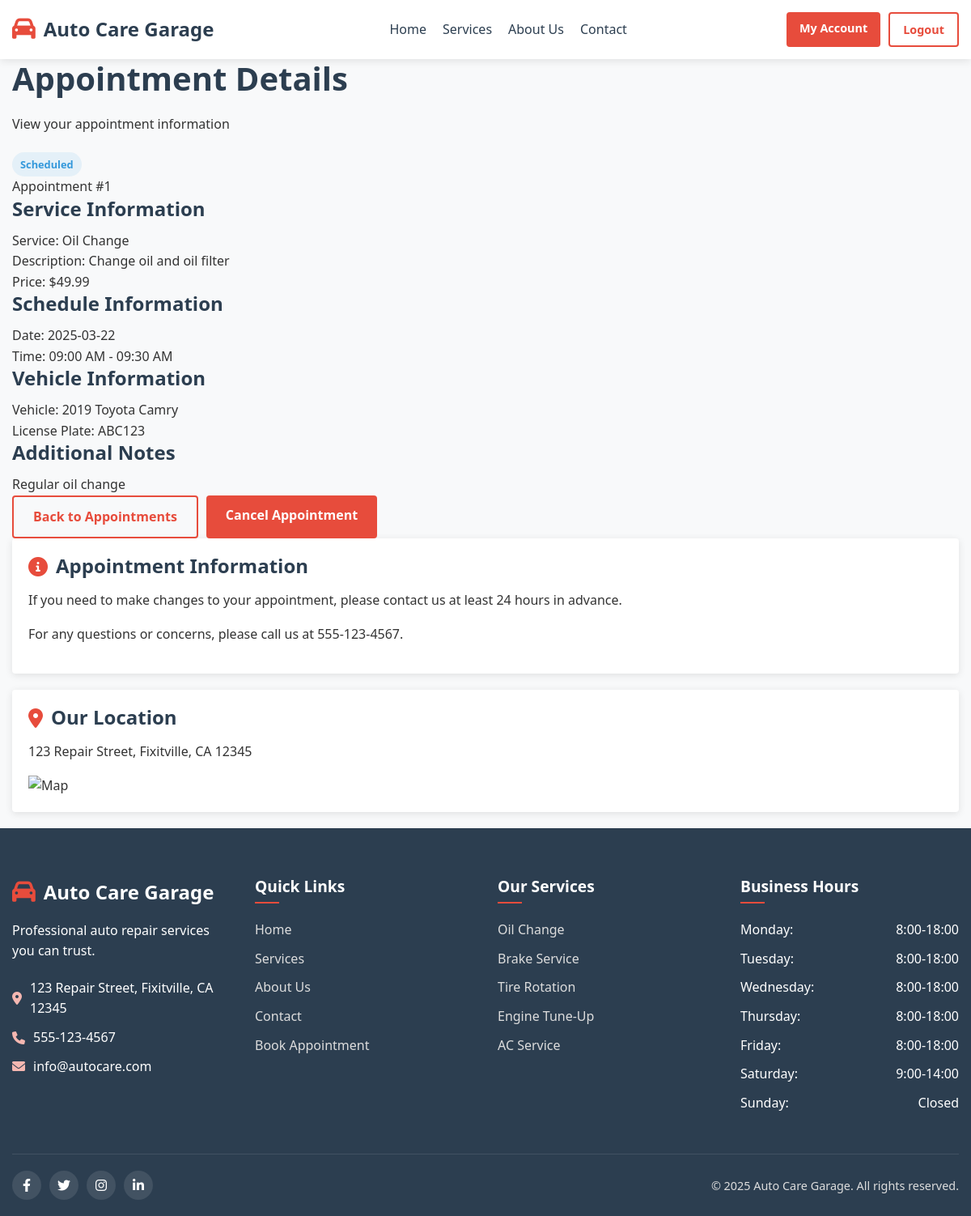
Screenshot of /client/view-appointment.php?id=1 (signed in) with the database file from the repository.
### tables this page shows
CREATE TABLE `appointments` (
  `id` int(11) NOT NULL AUTO_INCREMENT,
  `customer_id` int(11) NOT NULL,
  `vehicle_id` int(11) NOT NULL,
  `service_id` int(11) NOT NULL,
  `user_id` int(11) DEFAULT NULL COMMENT 'assigned mechanic',
  `date` date NOT NULL,
  `start_time` time NOT NULL,
  `end_time` time NOT NULL,
  `status` enum('scheduled','confirmed','in_progress','completed','cancelled') NOT NULL DEFAULT 'scheduled',
  `notes` text,
  `created_at` timestamp NOT NULL DEFAULT CURRENT_TIMESTAMP,
  `updated_at` timestamp NOT NULL DEFAULT CURRENT_TIMESTAMP ON UPDATE CURRENT_TIMESTAMP,
  PRIMARY KEY (`id`),
  KEY `customer_id` (`customer_id`),
  KEY `vehicle_id` (`vehicle_id`),
  KEY `service_id` (`service_id`),
  KEY `user_id` (`user_id`),
  CONSTRAINT `appointments_ibfk_1` FOREIGN KEY (`customer_id`) REFERENCES `customers` (`id`),
  CONSTRAINT `appointments_ibfk_2` FOREIGN KEY (`vehicle_id`) REFERENCES `vehicles` (`id`),
  CONSTRAINT `appointments_ibfk_3` FOREIGN KEY (`service_id`) REFERENCES `services` (`id`),
  CONSTRAINT `appointments_ibfk_4` FOREIGN KEY (`user_id`) REFERENCES `users` (`id`)
);

CREATE TABLE `services` (
  `id` int(11) NOT NULL AUTO_INCREMENT,
  `name` varchar(100) NOT NULL,
  `description` text,
  `price` decimal(10,2) NOT NULL,
  `duration` int(11) NOT NULL COMMENT 'in minutes',
  `status` enum('active','inactive') NOT NULL DEFAULT 'active',
  `created_at` timestamp NOT NULL DEFAULT CURRENT_TIMESTAMP,
  `updated_at` timestamp NOT NULL DEFAULT CURRENT_TIMESTAMP ON UPDATE CURRENT_TIMESTAMP,
  PRIMARY KEY (`id`)
);

CREATE TABLE `vehicles` (
  `id` int(11) NOT NULL AUTO_INCREMENT,
  `customer_id` int(11) NOT NULL,
  `make` varchar(50) NOT NULL,
  `model` varchar(50) NOT NULL,
  `year` int(4) NOT NULL,
  `license_plate` varchar(20) NOT NULL,
  `vin` varchar(17) DEFAULT NULL,
  `color` varchar(30) DEFAULT NULL,
  `mileage` int(11) DEFAULT NULL,
  `transmission` enum('automatic','manual') DEFAULT NULL,
  `fuel_type` enum('gasoline','diesel','electric','hybrid') DEFAULT NULL,
  `notes` text,
  `created_at` timestamp NOT NULL DEFAULT CURRENT_TIMESTAMP,
  `updated_at` timestamp NOT NULL DEFAULT CURRENT_TIMESTAMP ON UPDATE CURRENT_TIMESTAMP,
  PRIMARY KEY (`id`),
  KEY `customer_id` (`customer_id`),
  CONSTRAINT `vehicles_ibfk_1` FOREIGN KEY (`customer_id`) REFERENCES `customers` (`id`) ON DELETE CASCADE
);

### client/includes/db.php (called while the page is built, shortened)
<?php
$servername = "localhost";
$username = "root";
$password = "";
$dbname = "garage_db";
$conn = new mysqli($servername, $username, $password, $dbname);
$conn->set_charset("utf8mb4");
$settings = [];
$sql = "SELECT setting_key, setting_value FROM settings";
$result = $conn->query($sql);
if ($result->num_rows > 0) {
    while($row = $result->fetch_assoc()) {
        $settings[$row['setting_key']] = $row['setting_value'];
    }
}
?>

### client/includes/functions.php (called while the page is built, shortened)
<?php
function format_date($date, $format = 'Y-m-d') {
    global $settings;
    if (isset($settings['date_format'])) {
        $format = $settings['date_format'];
    }
    return date($format, strtotime($date));
}
function format_currency($amount) {
    global $settings;
    $symbol = '$';
    if (isset($settings['currency_symbol'])) {
        $symbol = $settings['currency_symbol'];
    }
    return $symbol . number_format($amount, 2);
}
?>

### client/view-appointment.php (the view, shortened to what this page needs)
<?php
require_once 'includes/db.php';
require_once 'includes/functions.php';
$appointment_id = intval($_GET['id']);
$customer_id = $_SESSION['user_id'];
$sql = "SELECT a.*, s.name as service_name, s.description as service_description, s.price as service_price,
               v.make, v.model, v.year, v.license_plate
        FROM appointments a
        JOIN services s ON a.service_id = s.id
        JOIN vehicles v ON a.vehicle_id = v.id
        WHERE a.id = ? AND a.customer_id = ?";
$stmt = $conn->prepare($sql);
$stmt->bind_param("ii", $appointment_id, $customer_id);
$stmt->execute();
$result = $stmt->get_result();
$appointment = $result->fetch_assoc();
?>
<!DOCTYPE html>
<html lang="en">
<head>
    <link rel="stylesheet" href="css/style.css">
    <link rel="stylesheet" href="https://cdnjs.cloudflare.com/ajax/libs/font-awesome/6.0.0-beta3/css/all.min.css">
</head>
<body>
    <?php include 'includes/header.php'; ?>
    <section class="page-header">
        <div class="container">
            <h1>Appointment Details</h1>
            <p>View your appointment information</p>
        </div>
    </section>
    <section class="appointment-details-section">
        <div class="container">
            <div class="appointment-details-container">
                <div class="appointment-details-card">
                    <div class="appointment-header">
                        <div class="appointment-status status-<?php echo strtolower($appointment['status']); ?>">
                            <?php echo ucfirst($appointment['status']); ?>
                        </div>
                        <div class="appointment-id">
                            Appointment #<?php echo $appointment_id; ?>
                        </div>
                    </div>
                    <div class="appointment-info">
                        <div class="info-group">
                            <h3>Service Information</h3>
                            <div class="info-item">
                                <span class="info-label">Service:</span>
                                <span class="info-value"><?php echo htmlspecialchars($appointment['service_name']); ?></span>
                            </div>
                            <div class="info-item">
                                <span class="info-label">Description:</span>
                                <span class="info-value"><?php echo htmlspecialchars($appointment['service_description']); ?></span>
                            </div>
                            <div class="info-item">
                                <span class="info-label">Price:</span>
                                <span class="info-value"><?php echo format_currency($appointment['service_price']); ?></span>
                            </div>
                        </div>
                        <div class="info-group">
                            <h3>Schedule Information</h3>
                            <div class="info-item">
                                <span class="info-label">Date:</span>
                                <span class="info-value"><?php echo format_date($appointment['date']); ?></span>
                            </div>
                            <div class="info-item">
                                <span class="info-label">Time:</span>
                                <span class="info-value">
                                    <?php echo date('h:i A', strtotime($appointment['start_time'])); ?> -
                                    <?php echo date('h:i A', strtotime($appointment['end_time'])); ?>
                                </span>
                            </div>
                        </div>
                        <div class="info-group">
                            <h3>Vehicle Information</h3>
                            <div class="info-item">
                                <span class="info-label">Vehicle:</span>
                                <span class="info-value">
                                    <?php echo htmlspecialchars($appointment['year'] . ' ' . $appointment['make'] . ' ' . $appointment['model']); ?>
                                </span>
                            </div>
                            <div class="info-item">
                                <span class="info-label">License Plate:</span>
                                <span class="info-value"><?php echo htmlspecialchars($appointment['license_plate']); ?></span>
                            </div>
                        </div>
                        <?php if (!empty($appointment['notes'])): ?>
                            <div class="info-group">
                                <h3>Additional Notes</h3>
                                <div class="info-item notes">
                                    <?php echo nl2br(htmlspecialchars($appointment['notes'])); ?>
                                </div>
                            </div>
                        <?php endif; ?>
                    </div>
                    <div class="appointment-actions">
                        <a href="appointments.php" class="btn btn-outline">Back to Appointments</a>
                        <?php if ($appointment['status'] == 'scheduled'): ?>
                            <a href="cancel-appointment.php?id=<?php echo $appointment_id; ?>" class="btn btn-danger" onclick="return confirm('Are you sure you want to cancel this appointment?')">Cancel Appointment</a>
                        <?php endif; ?>
                    </div>
                </div>
                <div class="appointment-sidebar">
                    <div class="info-card">
                        <h3><i class="fas fa-info-circle"></i> Appointment Information</h3>
                        <p>If you need to make changes to your appointment, please contact us at least 24 hours in advance.</p>
                        <p>For any questions or concerns, please call us at <?php echo $settings['garage_phone'] ?? '555-123-4567'; ?>.</p>
                    </div>
                    <div class="info-card">
                        <h3><i class="fas fa-map-marker-alt"></i> Our Location</h3>
                        <p><?php echo $settings['garage_address'] ?? '123 Repair Street, Fixitville, CA 12345'; ?></p>
                        <div class="map-placeholder">
                            <img src="images/map-placeholder.jpg" alt="Map">
                        </div>
                    </div>
                </div>
            </div>
        </div>
    </section>
    <?php include 'includes/footer.php'; ?>
</body>
</html>

### client/includes/footer.php
<footer class="footer">
    <div class="container">
        <div class="footer-content">
            <div class="footer-info">
                <div class="footer-logo">
                    <i class="fas fa-car"></i>
                    <span>Auto Care Garage</span>
                </div>
                <p>Professional auto repair services you can trust.</p>
                <div class="footer-contact">
                    <div><i class="fas fa-map-marker-alt"></i> <?php echo $settings['garage_address'] ?? '123 Repair Street, Fixitville, CA 12345'; ?></div>
                    <div><i class="fas fa-phone"></i> <?php echo $settings['garage_phone'] ?? '555-123-4567'; ?></div>
                    <div><i class="fas fa-envelope"></i> <?php echo $settings['garage_email'] ?? 'info@autocare.com'; ?></div>
                </div>
            </div>
            <div class="footer-links">
                <h3>Quick Links</h3>
                <ul>
                    <li><a href="index.php">Home</a></li>
                    <li><a href="services.php">Services</a></li>
                    <li><a href="about.php">About Us</a></li>
                    <li><a href="contact.php">Contact</a></li>
                    <li><a href="appointment.php">Book Appointment</a></li>
                </ul>
            </div>
            <div class="footer-services">
                <h3>Our Services</h3>
                <ul>
                    <?php
                    $sql = "SELECT id, name FROM services WHERE status = 'active' LIMIT 5";
                    $result = $conn->query($sql);
                    if ($result->num_rows > 0) {
                        while($row = $result->fetch_assoc()) {
                            echo '<li><a href="services.php#service-' . $row['id'] . '">' . htmlspecialchars($row['name']) . '</a></li>';
                        }
                    }
                    ?>
                </ul>
            </div>
            <div class="footer-hours">
                <h3>Business Hours</h3>
                <?php
                $business_hours = json_decode($settings['business_hours'] ?? '{}', true);
                if (!empty($business_hours)) {
                    echo '<ul class="hours-list">';
                    $days = ['monday' => 'Monday', 'tuesday' => 'Tuesday', 'wednesday' => 'Wednesday',
                             'thursday' => 'Thursday', 'friday' => 'Friday', 'saturday' => 'Saturday', 'sunday' => 'Sunday'];
                    foreach ($days as $day_key => $day_name) {
                        $hours = isset($business_hours[$day_key]) ? $business_hours[$day_key] : 'closed';
                        echo '<li><span>' . $day_name . ':</span> <span>' . ucfirst($hours) . '</span></li>';
                    }
                    echo '</ul>';
                }
                ?>
            </div>
        </div>
        <div class="footer-bottom">
            <div class="social-links">
                <a href="#"><i class="fab fa-facebook-f"></i></a>
                <a href="#"><i class="fab fa-twitter"></i></a>
                <a href="#"><i class="fab fa-instagram"></i></a>
                <a href="#"><i class="fab fa-linkedin-in"></i></a>
            </div>
            <div class="copyright">
                &copy; <?php echo date('Y'); ?> Auto Care Garage. All rights reserved.
            </div>
        </div>
    </div>
</footer>

### rows the page displays
appointments: status "Scheduled", service.name "Oil Change", service.description "Change oil and oil filter", service.price "$49.99", date "2025-03-22", start_time "09:00 AM", end_time "09:30 AM", vehicle.model "2019 Toyota Camry", vehicle.license_plate "ABC123", notes "Regular oil change"
services: name "Oil Change"
services: name "Brake Service"
services: name "Tire Rotation"
services: name "Engine Tune-Up"
services: name "AC Service"

### other values shown
$appointment_id "1"
$settings['garage_phone'] "555-123-4567"
$settings['garage_address'] "123 Repair Street, Fixitville, CA 12345"
$settings['garage_email'] "info@autocare.com"
$day_name "Monday"
$hours "8:00-18:00"
$day_name "Tuesday"
$day_name "Wednesday"
$day_name "Thursday"
$day_name "Friday"
$day_name "Saturday"
$hours "9:00-14:00"
$day_name "Sunday"
$hours "Closed"
